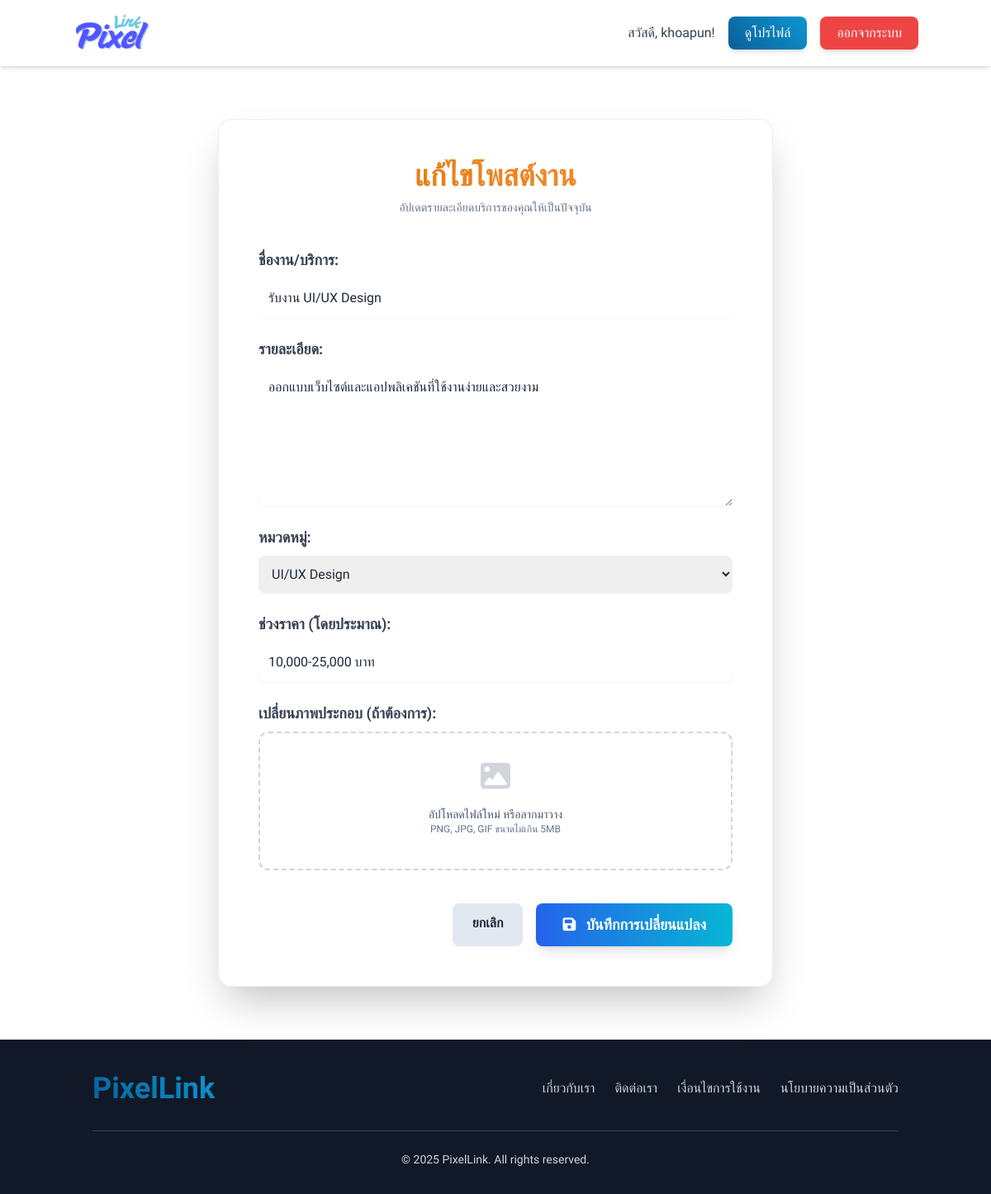
The page /designer/edit_job_post.php?id=1 (signed in) on the database its author committed.
### tables this page shows
CREATE TABLE `job_postings` (
  `post_id` int(11) NOT NULL,
  `designer_id` int(11) NOT NULL,
  `title` varchar(255) NOT NULL,
  `description` text DEFAULT NULL,
  `category_id` int(11) DEFAULT NULL,
  `price_range` varchar(100) DEFAULT NULL,
  `posted_date` timestamp NOT NULL DEFAULT current_timestamp(),
  `status` enum('active','inactive','completed') DEFAULT 'active',
  `client_id` int(11) NOT NULL,
  `main_image_id` int(11) DEFAULT NULL
);

CREATE TABLE `job_categories` (
  `category_id` int(11) NOT NULL,
  `category_name` varchar(100) NOT NULL
);

### designer/edit_job_post.php (the view, shortened to what this page needs)
<?php
$servername = "localhost";
$username = "root";
$password = "";
$dbname = "pixellink";
$condb = new mysqli($servername, $username, $password, $dbname);
$condb->set_charset("utf8mb4");
$designer_id = $_SESSION['user_id'];
$post_id = isset($_GET['id']) ? (int)$_GET['id'] : 0;
$job_data = null;
$error_message = '';
if ($post_id > 0) {
    $sql_fetch = "SELECT jp.*, uf.file_path
                  FROM job_postings jp
                  LEFT JOIN uploaded_files uf ON jp.main_image_id = uf.file_id
                  WHERE jp.post_id = ? AND jp.designer_id = ?";
    $stmt_fetch = $condb->prepare($sql_fetch);
    $stmt_fetch->bind_param("ii", $post_id, $designer_id);
    $stmt_fetch->execute();
    $result = $stmt_fetch->get_result();
    if ($result->num_rows === 1) {
        $job_data = $result->fetch_assoc();
    } else {
        $error_message = "ไม่พบโพสต์ที่ต้องการแก้ไข หรือคุณไม่มีสิทธิ์";
    }
} else {
    $error_message = "ID ของโพสต์ไม่ถูกต้อง";
}
$categories = [];
$sql_categories = "SELECT category_id, category_name FROM job_categories ORDER BY category_name";
$result_categories = $condb->query($sql_categories);
if ($result_categories) {
    $categories = $result_categories->fetch_all(MYSQLI_ASSOC);
}
$loggedInUserName = '';
if (isset($_SESSION['user_id'])) {
    $loggedInUserName = $_SESSION['username'] ?? $_SESSION['full_name'] ?? '';
}
?>
<!DOCTYPE html>
<html lang="th">
<head>
    <script src="https://cdn.tailwindcss.com"></script>
    <link rel="stylesheet" href="https://cdnjs.cloudflare.com/ajax/libs/font-awesome/6.4.0/css/all.min.css">
    <link href="https://cdn.jsdelivr.net/npm/sweetalert2@11/dist/sweetalert2.min.css" rel="stylesheet">
</head>
<body class="text-slate-800 antialiased">
    <nav class="bg-white/80 backdrop-blur-sm p-4 shadow-md sticky top-0 z-50">
        <div class="container mx-auto flex justify-between items-center">
            <a href="main.php">
                <img src="../dist/img/logo.png" alt="PixelLink Logo" class="h-12 transition-transform hover:scale-105">
            </a>
            <div class="space-x-4 flex items-center">
                <span class="font-medium text-slate-700">สวัสดี, <?= htmlspecialchars($loggedInUserName) ?>!</span>
                <a href="view_profile.php?user_id=<?= $_SESSION['user_id']; ?>" class="btn-primary text-white px-5 py-2 rounded-lg font-medium shadow-md">ดูโปรไฟล์</a>
                <a href="../logout.php" class="btn-danger text-white px-5 py-2 rounded-lg font-medium shadow-md">ออกจากระบบ</a>
            </div>
        </div>
    </nav>
    <main class="container mx-auto px-4 sm:px-6 lg:px-8 py-12 sm:py-16">
        <div class="mx-auto max-w-2xl">
            <?php if (!empty($error_message)): ?>
                <div class="bg-red-100 border-l-4 border-red-500 text-red-700 p-4 rounded-lg shadow-md" role="alert">
                    <p class="font-bold">เกิดข้อผิดพลาด</p>
                    <p><?= htmlspecialchars($error_message) ?></p>
                </div>
            <?php elseif ($job_data): ?>
                <div class="bg-white/95 backdrop-blur-sm rounded-2xl shadow-2xl border border-slate-200/75">
                    <div class="p-8 sm:p-12">
                        <div class="text-center">
                            <h1 class="text-3xl md:text-4xl font-bold bg-gradient-to-r from-amber-600 to-orange-400 bg-clip-text text-transparent">แก้ไขโพสต์งาน</h1>
                            <p class="mt-2 text-sm text-slate-500">อัปเดตรายละเอียดบริการของคุณให้เป็นปัจจุบัน</p>
                        </div>
                        <form action="edit_job_post.php?id=<?= $post_id ?>" method="POST" enctype="multipart/form-data" class="mt-10 space-y-6">
                            <div>
                                <label for="title" class="block text-gray-700 text-lg font-semibold mb-2">ชื่องาน/บริการ:</label>
                                <input type="text" id="title" name="title" value="<?= htmlspecialchars($job_data['title']) ?>" class="block w-full p-3 rounded-lg border-gray-300 shadow-sm focus:border-blue-500 focus:ring-2 focus:ring-blue-500/50" required>
                            </div>
                            <div>
                                <label for="description" class="block text-gray-700 text-lg font-semibold mb-2">รายละเอียด:</label>
                                <textarea id="description" name="description" rows="6" class="block w-full p-3 rounded-lg border-gray-300 shadow-sm focus:border-blue-500 focus:ring-2 focus:ring-blue-500/50" required><?= htmlspecialchars($job_data['description']) ?></textarea>
                            </div>
                            <div>
                                <label for="category" class="block text-gray-700 text-lg font-semibold mb-2">หมวดหมู่:</label>
                                <select id="category" name="category" class="block w-full p-3 rounded-lg border-gray-300 shadow-sm focus:border-blue-500 focus:ring-2 focus:ring-blue-500/50" required>
                                    <?php foreach ($categories as $cat): ?>
                                        <option value="<?= $cat['category_id'] ?>" <?= ($job_data['category_id'] == $cat['category_id']) ? 'selected' : '' ?>>
                                            <?= htmlspecialchars($cat['category_name']) ?>
                                        </option>
                                    <?php endforeach; ?>
                                </select>
                            </div>
                            <div>
                                <label for="price_range" class="block text-gray-700 text-lg font-semibold mb-2">ช่วงราคา (โดยประมาณ):</label>
                                <input type="text" id="price_range" name="price_range" value="<?= htmlspecialchars($job_data['price_range']) ?>" class="block w-full p-3 rounded-lg border-gray-300 shadow-sm focus:border-blue-500 focus:ring-2 focus:ring-blue-500/50" required>
                            </div>
                            <div>
                                <label for="main_image" class="block text-gray-700 text-lg font-semibold mb-2">เปลี่ยนภาพประกอบ (ถ้าต้องการ):</label>
                                <div id="imagePreviewContainer" class="mt-2 flex justify-center items-center rounded-xl border-2 border-dashed border-gray-300 px-6 pt-8 pb-10 cursor-pointer hover:border-blue-400">
                                    <?php $image_source = !empty($job_data['file_path']) && file_exists($job_data['file_path']) ? $job_data['file_path'] : ''; ?>
                                    <div class="text-center" id="placeholderContent" <?= !empty($image_source) ? 'class="hidden"' : '' ?>>
                                        <i class="fa-solid fa-image text-4xl text-gray-300"></i>
                                        <p class="mt-4 text-sm text-slate-600">อัปโหลดไฟล์ใหม่ หรือลากมาวาง</p>
                                        <p class="text-xs text-slate-500">PNG, JPG, GIF ขนาดไม่เกิน 5MB</p>
                                    </div>
                                </div>
                            </div>
                            <div class="flex justify-end pt-4 space-x-4">
                                <a href="view_profile.php?user_id=<?= $designer_id ?>" class="bg-slate-200 hover:bg-slate-300 text-slate-800 px-6 py-3 rounded-lg font-semibold transition-colors">ยกเลิก</a>
                                <button type="submit" class="bg-gradient-to-r from-blue-600 to-cyan-500 text-white px-8 py-3 rounded-lg font-semibold text-lg shadow-lg hover:shadow-xl hover:scale-105 transition-all">
                                    <i class="fas fa-save mr-2"></i> บันทึกการเปลี่ยนแปลง
                                </button>
                            </div>
                        </form>
                    </div>
                </div>
            <?php endif; ?>
        </div>
    </main>
    <footer class="bg-gray-900 text-gray-300 py-8 mt-auto">
        <div class="container mx-auto px-4 md:px-6 text-center">
            <div class="flex flex-col md:flex-row justify-between items-center mb-6">
                <a href="main.php" class="pixellink-logo-footer mb-4 md:mb-0 transition duration-300 hover:opacity-80">Pixel<b>Link</b></a>
                <div class="flex flex-wrap justify-center space-x-2 md:space-x-6 text-sm md:text-base">
                    <a href="#" class="hover:text-white transition duration-300 mb-2 md:mb-0 font-light">เกี่ยวกับเรา</a>
                    <a href="#" class="hover:text-white transition duration-300 mb-2 md:mb-0 font-light">ติดต่อเรา</a>
                    <a href="#" class="hover:text-white transition duration-300 mb-2 md:mb-0 font-light">เงื่อนไขการใช้งาน</a>
                    <a href="#" class="hover:text-white transition duration-300 mb-2 md:mb-0 font-light">นโยบายความเป็นส่วนตัว</a>
                </div>
            </div>
            <hr class="border-gray-700 my-6">
            <p class="text-xs md:text-sm font-light">&copy; <?php echo date('Y'); ?> PixelLink. All rights reserved.</p>
        </div>
    </footer>
</body>
</html>

### designer/edit_job_post.php (style rules this page uses)
body { font-family: 'Kanit', sans-serif; background-image: url('../dist/img/cover.png'); background-size: cover; background-position: center; background-attachment: fixed; }
.btn-primary { background: linear-gradient(45deg, #0a5f97 0%, #0d96d2 100%); color: white; transition: all 0.3s ease; box-shadow: 0 4px 15px rgba(13, 150, 210, 0.3); }
.btn-danger { background-color: #ef4444; color: white; transition: all 0.3s ease; box-shadow: 0 4px 15px rgba(239, 68, 68, 0.3); }
.pixellink-logo-footer { font-weight: 700; font-size: 2.25rem; background: linear-gradient(45deg, #0a5f97, #0d96d2); -webkit-background-clip: text; -webkit-text-fill-color: transparent; }

### rows shown on the page
job_postings: title "รับงาน UI/UX Design", description "ออกแบบเว็บไซต์และแอปพลิเคชันที่ใช้งานง่ายและสวยงาม", category "UI/UX Design", price_range "10,000-25,000 บาท"

### other values the page prints
$loggedInUserName "khoapun"
